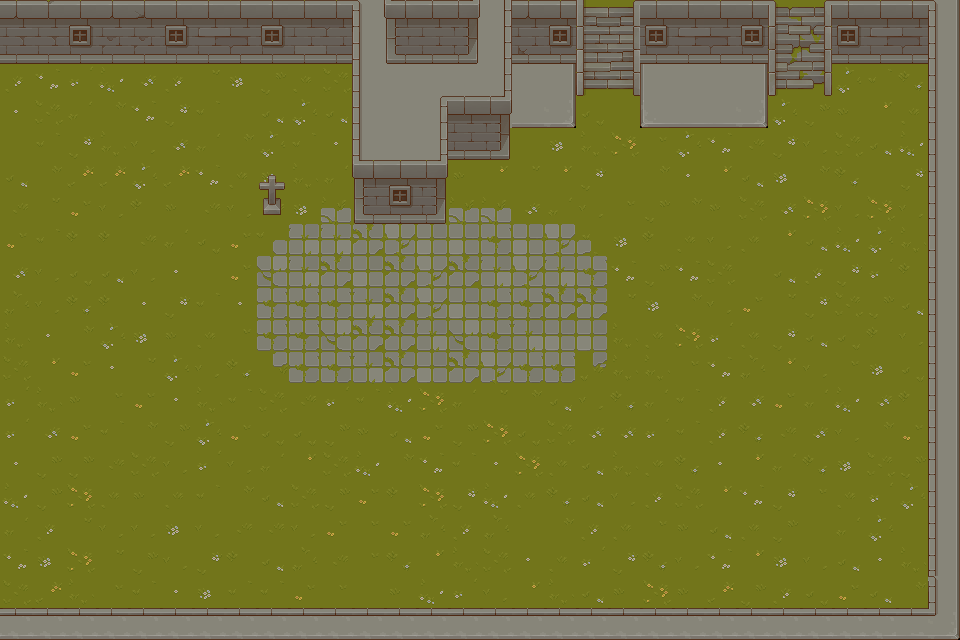

This is a level from a 2D game, rendered from its Tiled map with the project's own tilesets. A one-line summary and the complete map file follow:
An orthogonal 30x20 tile map with 32x32 px tiles, 2 tile layers (floor, walls), 6 tilesets and 5 objects.

<map version="1.9" tiledversion="1.9.2" orientation="orthogonal" renderorder="left-down" width="30" height="20" tilewidth="32" tileheight="32" infinite="0" nextlayerid="9" nextobjectid="7">
 <editorsettings>
  <export target="dev_level.csv" format="csv" />
 </editorsettings>
 <tileset firstgid="1" name="TX Tileset Grass" tilewidth="32" tileheight="32" tilecount="64" columns="8">
  <image source="../templates/outside/TX Tileset Grass.png" width="256" height="256" />
 </tileset>
 <tileset firstgid="65" name="TX Tileset Wall" tilewidth="32" tileheight="32" tilecount="256" columns="16">
  <image source="../templates/outside/TX Tileset Wall.png" width="512" height="512" />
 </tileset>
 <tileset firstgid="321" name="TX Tileset Stone Ground" tilewidth="32" tileheight="32" tilecount="64" columns="8">
  <image source="../templates/outside/TX Tileset Stone Ground.png" width="256" height="256" />
 </tileset>
 <tileset firstgid="385" name="TX Struct" tilewidth="32" tileheight="32" tilecount="256" columns="16">
  <image source="../templates/outside/TX Struct.png" width="512" height="512" />
 </tileset>
 <tileset firstgid="641" name="sci" tilewidth="32" tileheight="32" tilecount="64" columns="8">
  <image source="../templates/sci/SCi-fi assets planet one.png" width="256" height="256" />
 </tileset>
 <tileset firstgid="705" name="TX Props" tilewidth="32" tileheight="32" tilecount="256" columns="16">
  <image source="../templates/outside/TX Props.png" width="512" height="512" />
  <tile id="62">
   <properties>
    <property name="shop_item" type="bool" value="true" />
   </properties>
  </tile>
  <tile id="151">
   <properties>
    <property name="shop" type="bool" value="true" />
   </properties>
  </tile>
  <tile id="167">
   <properties>
    <property name="shop" type="bool" value="true" />
   </properties>
  </tile>
 </tileset>
 <layer id="1" name="floor" width="30" height="20">
  <data encoding="csv">
29,3,15,29,28,11,11,9,31,20,24,330,330,330,330,330,22,1,32,9,32,18,10,7,21,29,31,19,12,331,
6,23,5,32,13,11,15,26,5,27,17,330,330,330,330,330,10,12,12,16,11,31,27,11,32,1,31,32,24,331,
23,7,31,29,32,23,20,13,10,19,26,330,330,330,330,330,330,331,19,3,329,330,330,331,21,27,22,3,6,331,
5,26,27,11,7,14,3,1,8,22,8,330,330,330,330,330,338,339,4,1,337,338,338,339,22,10,9,24,19,331,
1,3,14,25,12,32,27,11,22,3,5,330,330,330,2,4,1,13,25,30,17,22,7,28,14,12,26,8,29,331,
8,11,15,15,22,15,7,19,13,25,27,28,22,32,9,24,20,24,14,1,11,5,24,8,13,11,6,1,14,331,
28,20,21,16,2,9,28,12,28,13,39,10,39,17,39,39,32,27,16,17,10,11,9,26,32,30,12,30,12,331,
21,3,2,2,28,27,4,21,56,34,34,50,42,33,33,41,33,42,55,13,2,19,16,19,24,8,29,22,25,331,
32,16,4,8,16,5,1,21,49,34,50,33,50,42,50,34,42,34,41,7,10,7,26,1,8,23,14,31,2,331,
18,12,6,2,5,14,3,5,41,41,41,34,50,42,33,41,41,50,50,20,13,11,12,21,20,14,26,10,8,331,
25,5,11,22,13,9,19,17,41,41,49,50,50,34,49,41,34,33,33,25,19,30,31,19,14,8,4,2,16,331,
26,24,21,5,20,22,16,6,54,41,41,34,50,33,50,42,41,41,59,25,25,17,7,18,24,16,17,13,4,331,
31,25,9,17,21,5,25,3,26,28,31,3,29,30,27,20,11,8,16,6,27,3,23,32,21,27,29,32,2,331,
31,32,21,3,11,10,22,21,4,4,10,9,8,21,10,30,4,26,32,32,31,3,23,6,28,32,12,11,21,331,
5,10,10,28,26,16,31,12,27,24,26,29,11,7,3,5,30,19,8,25,19,6,5,24,27,6,13,26,10,331,
29,10,30,19,9,19,3,11,8,26,10,21,2,30,14,29,19,6,8,12,23,26,24,7,14,17,19,31,22,331,
27,23,20,16,16,13,12,28,28,12,21,17,21,18,23,18,1,11,23,19,17,9,8,19,10,1,27,22,1,331,
7,13,30,20,10,16,14,2,8,18,28,17,6,24,25,26,5,19,31,14,6,12,7,24,13,12,8,5,25,331,
26,15,25,17,3,5,13,3,3,21,17,1,9,29,31,12,24,25,8,9,30,9,15,10,23,4,21,8,11,331,
362,362,362,362,362,362,362,362,362,362,362,362,362,362,362,362,362,362,362,362,362,362,362,362,362,362,362,362,382,339
</data>
 </layer>
 <layer id="4" name="walls" width="30" height="20">
  <data encoding="csv">
163,162,167,163,164,167,210,211,167,213,214,89,114,115,116,100,163,167,405,406,167,210,211,167,466,467,167,210,211,89,
178,178,183,181,181,183,226,227,183,229,230,98,130,131,132,100,180,183,421,422,183,226,227,183,482,483,183,226,227,105,
0,0,0,0,0,0,0,0,0,0,0,98,0,170,0,100,0,0,437,438,0,0,0,0,498,499,0,0,0,105,
0,0,0,0,0,0,0,0,0,0,0,98,0,85,115,116,0,0,0,0,0,0,0,0,0,0,0,0,0,105,
0,0,0,0,0,0,0,0,0,0,0,98,0,101,131,132,0,0,0,0,0,0,0,0,0,0,0,0,0,105,
0,0,0,0,0,0,0,0,856,0,0,114,167,116,0,0,0,0,0,0,0,0,0,0,0,0,0,0,0,105,
0,0,0,0,0,0,0,0,872,0,0,130,183,132,0,0,0,0,0,0,0,0,0,0,0,0,0,0,0,105,
0,0,0,0,0,0,0,0,0,0,0,0,0,0,0,0,0,0,0,0,0,0,0,0,0,0,0,0,0,105,
0,0,0,0,0,0,0,0,0,0,0,0,0,0,0,0,0,0,0,0,0,0,0,0,0,0,0,0,0,105,
0,0,0,0,0,0,0,0,0,0,0,0,0,0,0,0,0,0,0,0,0,0,0,0,0,0,0,0,0,105,
0,0,0,0,0,0,0,0,0,0,0,0,0,0,0,0,0,0,0,0,0,0,0,0,0,0,0,0,0,105,
0,0,0,0,0,0,0,0,0,0,0,0,0,0,0,0,0,0,0,0,0,0,0,0,0,0,0,0,0,105,
0,0,0,0,0,0,0,0,0,0,0,0,0,0,0,0,0,0,0,0,0,0,0,0,0,0,0,0,0,105,
0,0,0,0,0,0,0,0,0,0,0,0,0,0,0,0,0,0,0,0,0,0,0,0,0,0,0,0,0,105,
0,0,0,0,0,0,0,0,0,0,0,0,0,0,0,0,0,0,0,0,0,0,0,0,0,0,0,0,0,105,
0,0,0,0,0,0,0,0,0,0,0,0,0,0,0,0,0,0,0,0,0,0,0,0,0,0,0,0,0,105,
0,0,0,0,0,0,0,0,0,0,0,0,0,0,0,0,0,0,0,0,0,0,0,0,0,0,0,0,0,105,
0,0,0,0,0,0,0,0,0,0,0,0,0,0,0,0,0,0,0,0,0,0,0,0,0,0,0,0,0,105,
0,0,0,0,0,0,0,0,0,0,0,0,0,0,0,0,0,0,0,0,0,0,0,0,0,0,0,0,0,89,
134,134,134,134,134,134,134,134,134,134,134,134,134,134,134,134,134,134,134,134,134,134,134,134,134,134,134,134,134,137
</data>
 </layer>
 <objectgroup id="3" name="shops">
  <object id="2" x="272" y="192">
   <point />
  </object>
 </objectgroup>
 <objectgroup id="8" name="enemy_spawnpoints">
  <object id="3" x="896" y="96">
   <point />
  </object>
  <object id="4" x="896" y="576">
   <point />
  </object>
  <object id="5" x="32" y="576">
   <point />
  </object>
  <object id="6" x="32" y="96">
   <point />
  </object>
 </objectgroup>
</map>
